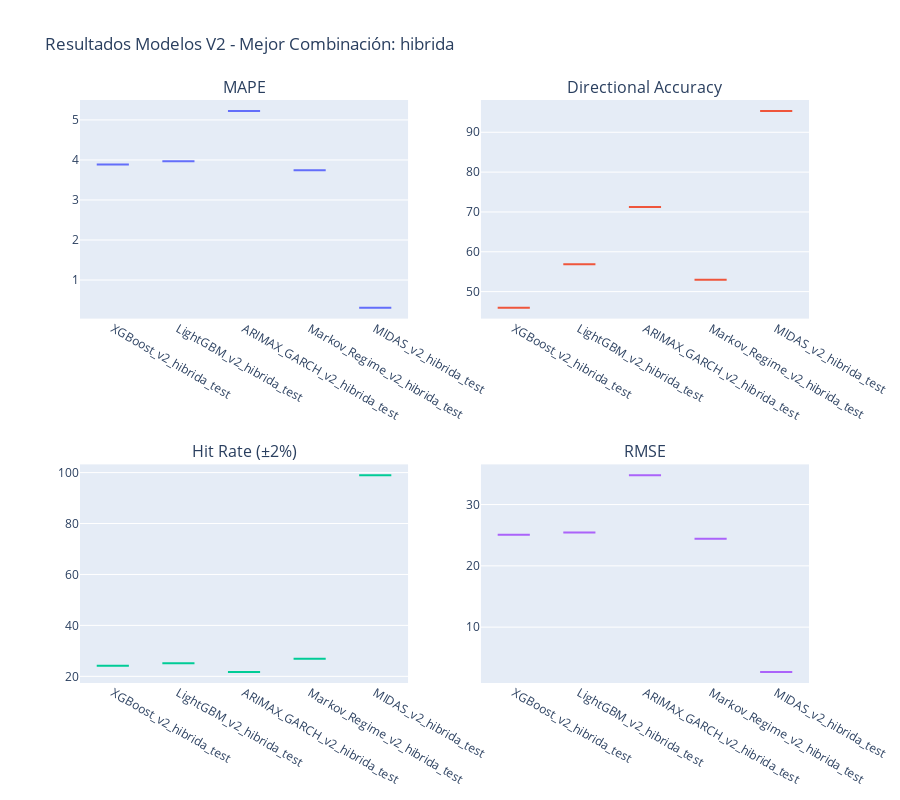

This figure's notebook cell:
### Code cell
# Visualización de resultados V2

if results_v2:
    df_v2 = pd.DataFrame(results_v2)
    
    # Encontrar la combinación con menor MAPE
    best_mape_idx = df_v2['mape'].idxmin()
    best_combo_data = df_v2.loc[best_mape_idx]
    best_combo_name = best_combo_data['combination']
    
    print(f"\n🎯 MEJOR COMBINACIÓN POR MAPE: {best_combo_name}")
    print(f"   MAPE: {best_combo_data['mape']:.1f}%")
    print(f"   Modelo: {best_combo_data['model']}")
    
    # Filtrar solo los resultados de la mejor combinación
    best_combo_results = df_v2[df_v2['combination'] == best_combo_name]
    
    # Crear gráficos comparativos solo para la mejor combinación
    fig = make_subplots(
        rows=2, cols=2,
        subplot_titles=('MAPE', 'Directional Accuracy',
                       'Hit Rate (±2%)', 'RMSE'),
        specs=[[{'type': 'box'}, {'type': 'box'}],
               [{'type': 'box'}, {'type': 'box'}]]
    )

    # MAPE por modelo para la mejor combinación
    fig.add_trace(
        go.Box(x=best_combo_results['model'], y=best_combo_results['mape'], name='MAPE V2'),
        row=1, col=1
    )

    # Directional Accuracy por modelo para la mejor combinación
    fig.add_trace(
        go.Box(x=best_combo_results['model'], y=best_combo_results['directional_accuracy'], name='Dir. Acc V2'),
        row=1, col=2
    )

    # Hit Rate por modelo para la mejor combinación
    fig.add_trace(
        go.Box(x=best_combo_results['model'], y=best_combo_results['hit_rate_2pct'], name='Hit Rate V2'),
        row=2, col=1
    )

    # RMSE por modelo para la mejor combinación (en vez de R²)
    fig.add_trace(
        go.Box(x=best_combo_results['model'], y=best_combo_results['rmse'], name='RMSE V2'),
        row=2, col=2
    )

    fig.update_layout(
        height=800,
        title_text=f"Resultados Modelos V2 - Mejor Combinación: {best_combo_name}",
        showlegend=False
    )

    fig.show()

    # Tabla resumen de resultados solo para la mejor combinación
    print(f"\n📊 RESUMEN RESULTADOS V2 - COMBINACIÓN: {best_combo_name}")
    print("=" * 60)
    summary_v2 = best_combo_results[['model', 'rmse', 'mae', 'mape', 'rmse', 'directional_accuracy', 'hit_rate_2pct']].round(4)
    print(summary_v2.to_string(index=False))
    
    # Mejor modelo dentro de la mejor combinación
    best_v2 = best_combo_results.loc[best_combo_results['rmse'].idxmin()]
    print(f"\n🏆 MEJOR MODELO EN LA MEJOR COMBINACIÓN:")
    print(f"   Modelo: {best_v2['model']}")
    print(f"   Combinación: {best_v2['combination']}")
    print(f"   RMSE: ${best_v2['rmse']:.2f}")
    print(f"   MAPE: {best_v2['mape']:.1f}%")
    print(f"   RMSE: {best_v2['rmse']:.3f}")
    print(f"   Dir. Accuracy: {best_v2['directional_accuracy']:.1f}%")
    print(f"   Hit Rate ±2%: {best_v2['hit_rate_2pct']:.1f}%")

else:
    print("⚠️ No hay resultados V2 para visualizar")

### Figure 1 — Plotly figure (JSON) as saved in the notebook; plotly's stock layout.template omitted (floating-point values rounded to 4 significant figures)
{"data": [{"name": "MAPE V2", "type": "box", "x": ["XGBoost_v2_hibrida_test", "LightGBM_v2_hibrida_test", "ARIMAX_GARCH_v2_hibrida_test", "Markov_Regime_v2_hibrida_test", "MIDAS_v2_hibrida_test"], "xaxis": "x", "y": [3.886, 3.968, 5.225, 3.74, 0.3078], "yaxis": "y"}, {"name": "Dir. Acc V2", "type": "box", "x": ["XGBoost_v2_hibrida_test", "LightGBM_v2_hibrida_test", "ARIMAX_GARCH_v2_hibrida_test", "Markov_Regime_v2_hibrida_test", "MIDAS_v2_hibrida_test"], "xaxis": "x2", "y": [45.96, 56.84, 71.23, 52.98, 95.36], "yaxis": "y2"}, {"name": "Hit Rate V2", "type": "box", "x": ["XGBoost_v2_hibrida_test", "LightGBM_v2_hibrida_test", "ARIMAX_GARCH_v2_hibrida_test", "Markov_Regime_v2_hibrida_test", "MIDAS_v2_hibrida_test"], "xaxis": "x3", "y": [24.13, 25.17, 21.68, 26.92, 98.93], "yaxis": "y3"}, {"name": "RMSE V2", "type": "box", "x": ["XGBoost_v2_hibrida_test", "LightGBM_v2_hibrida_test", "ARIMAX_GARCH_v2_hibrida_test", "Markov_Regime_v2_hibrida_test", "MIDAS_v2_hibrida_test"], "xaxis": "x4", "y": [25.06, 25.45, 34.77, 24.4, 2.668], "yaxis": "y4"}], "layout": {"annotations": [{"font": {"size": 16}, "showarrow": false, "text": "MAPE", "x": 0.225, "xanchor": "center", "xref": "paper", "y": 1, "yanchor": "bottom", "yref": "paper"}, {"font": {"size": 16}, "showarrow": false, "text": "Directional Accuracy", "x": 0.775, "xanchor": "center", "xref": "paper", "y": 1, "yanchor": "bottom", "yref": "paper"}, {"font": {"size": 16}, "showarrow": false, "text": "Hit Rate (±2%)", "x": 0.225, "xanchor": "center", "xref": "paper", "y": 0.375, "yanchor": "bottom", "yref": "paper"}, {"font": {"size": 16}, "showarrow": false, "text": "RMSE", "x": 0.775, "xanchor": "center", "xref": "paper", "y": 0.375, "yanchor": "bottom", "yref": "paper"}], "height": 800, "showlegend": false, "title": {"text": "Resultados Modelos V2 - Mejor Combinación: hibrida"}, "xaxis": {"anchor": "y", "domain": [0, 0.45]}, "xaxis2": {"anchor": "y2", "domain": [0.55, 1]}, "xaxis3": {"anchor": "y3", "domain": [0, 0.45]}, "xaxis4": {"anchor": "y4", "domain": [0.55, 1]}, "yaxis": {"anchor": "x", "domain": [0.625, 1]}, "yaxis2": {"anchor": "x2", "domain": [0.625, 1]}, "yaxis3": {"anchor": "x3", "domain": [0, 0.375]}, "yaxis4": {"anchor": "x4", "domain": [0, 0.375]}}}
